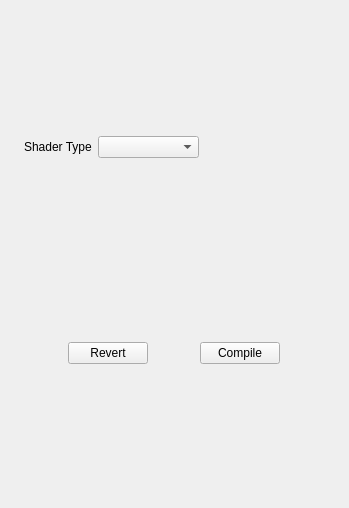
<?xml version="1.0" encoding="UTF-8"?>
<ui version="4.0">
 <class>ShaderInspecterWidgetClass</class>
 <widget class="QWidget" name="ShaderInspecterWidgetClass">
  <property name="geometry">
   <rect>
    <x>0</x>
    <y>0</y>
    <width>349</width>
    <height>508</height>
   </rect>
  </property>
  <property name="windowTitle">
   <string>ShaderInspecterWidget</string>
  </property>
  <layout class="QVBoxLayout" name="verticalLayout">
   <item>
    <widget class="QWidget" name="propertiesContainer" native="true">
     <property name="sizePolicy">
      <sizepolicy hsizetype="Preferred" vsizetype="Fixed">
       <horstretch>0</horstretch>
       <verstretch>0</verstretch>
      </sizepolicy>
     </property>
     <property name="minimumSize">
      <size>
       <width>200</width>
       <height>0</height>
      </size>
     </property>
     <layout class="QVBoxLayout" name="verticalLayout_5">
      <property name="leftMargin">
       <number>2</number>
      </property>
      <property name="topMargin">
       <number>2</number>
      </property>
      <property name="rightMargin">
       <number>2</number>
      </property>
      <property name="bottomMargin">
       <number>2</number>
      </property>
      <item>
       <widget class="QWidget" name="shaderTypeField" native="true">
        <property name="sizePolicy">
         <sizepolicy hsizetype="Fixed" vsizetype="Fixed">
          <horstretch>0</horstretch>
          <verstretch>0</verstretch>
         </sizepolicy>
        </property>
        <layout class="QHBoxLayout" name="horizontalLayout" stretch="0,0">
         <property name="topMargin">
          <number>2</number>
         </property>
         <property name="bottomMargin">
          <number>2</number>
         </property>
         <item>
          <widget class="QLabel" name="label">
           <property name="sizePolicy">
            <sizepolicy hsizetype="Fixed" vsizetype="Preferred">
             <horstretch>0</horstretch>
             <verstretch>0</verstretch>
            </sizepolicy>
           </property>
           <property name="text">
            <string>Shader Type</string>
           </property>
          </widget>
         </item>
         <item>
          <widget class="QComboBox" name="shaderTypeBox">
           <property name="sizePolicy">
            <sizepolicy hsizetype="Fixed" vsizetype="Fixed">
             <horstretch>0</horstretch>
             <verstretch>0</verstretch>
            </sizepolicy>
           </property>
           <property name="maxCount">
            <number>3</number>
           </property>
           <property name="placeholderText">
            <string>type</string>
           </property>
           <item>
            <property name="text">
             <string>Rasterization</string>
            </property>
           </item>
           <item>
            <property name="text">
             <string>Ray Tracing</string>
            </property>
           </item>
           <item>
            <property name="text">
             <string>Compute</string>
            </property>
           </item>
          </widget>
         </item>
        </layout>
       </widget>
      </item>
      <item>
       <widget class="QWidget" name="rasterizationContainer" native="true">
        <property name="enabled">
         <bool>true</bool>
        </property>
        <property name="sizePolicy">
         <sizepolicy hsizetype="Preferred" vsizetype="Fixed">
          <horstretch>0</horstretch>
          <verstretch>0</verstretch>
         </sizepolicy>
        </property>
        <layout class="QVBoxLayout" name="verticalLayout_2">
         <property name="spacing">
          <number>1</number>
         </property>
         <property name="leftMargin">
          <number>2</number>
         </property>
         <property name="topMargin">
          <number>2</number>
         </property>
         <property name="rightMargin">
          <number>2</number>
         </property>
         <property name="bottomMargin">
          <number>2</number>
         </property>
         <item>
          <widget class="QTextField" name="vertexField">
           <property name="labelText">
            <string>Vertex Stage</string>
           </property>
           <property name="placeHolder">
            <string>Function Name</string>
           </property>
          </widget>
         </item>
         <item>
          <widget class="QNullableTextField" name="geometryField">
           <property name="labelText">
            <string>Geometry Stage</string>
           </property>
           <property name="placeHolder">
            <string>Function Name</string>
           </property>
          </widget>
         </item>
         <item>
          <widget class="QTextField" name="pixelField">
           <property name="labelText">
            <string>Pixel Stage</string>
           </property>
           <property name="placeHolder">
            <string>Function Name</string>
           </property>
          </widget>
         </item>
        </layout>
       </widget>
      </item>
      <item>
       <widget class="QWidget" name="rayTracingContainer" native="true">
        <property name="sizePolicy">
         <sizepolicy hsizetype="Preferred" vsizetype="Fixed">
          <horstretch>0</horstretch>
          <verstretch>0</verstretch>
         </sizepolicy>
        </property>
        <layout class="QVBoxLayout" name="verticalLayout_3">
         <property name="spacing">
          <number>2</number>
         </property>
         <property name="leftMargin">
          <number>2</number>
         </property>
         <property name="topMargin">
          <number>2</number>
         </property>
         <property name="rightMargin">
          <number>2</number>
         </property>
         <property name="bottomMargin">
          <number>2</number>
         </property>
         <item>
          <widget class="QNullableTextField" name="rayGenField">
           <property name="labelText">
            <string>Ray Generation</string>
           </property>
           <property name="placeHolder">
            <string>Function Name</string>
           </property>
          </widget>
         </item>
         <item>
          <widget class="QNullableTextField" name="closestHitField">
           <property name="labelText">
            <string>Closest Hit</string>
           </property>
           <property name="placeHolder">
            <string>Function Name</string>
           </property>
          </widget>
         </item>
         <item>
          <widget class="QNullableTextField" name="missField">
           <property name="labelText">
            <string>Miss</string>
           </property>
           <property name="placeHolder">
            <string>Function Name</string>
           </property>
          </widget>
         </item>
        </layout>
       </widget>
      </item>
      <item>
       <widget class="QWidget" name="computeContainer" native="true">
        <property name="enabled">
         <bool>true</bool>
        </property>
        <property name="sizePolicy">
         <sizepolicy hsizetype="Preferred" vsizetype="Fixed">
          <horstretch>0</horstretch>
          <verstretch>0</verstretch>
         </sizepolicy>
        </property>
        <property name="minimumSize">
         <size>
          <width>10</width>
          <height>10</height>
         </size>
        </property>
        <layout class="QVBoxLayout" name="verticalLayout_4">
         <property name="spacing">
          <number>2</number>
         </property>
         <property name="leftMargin">
          <number>2</number>
         </property>
         <property name="topMargin">
          <number>2</number>
         </property>
         <property name="rightMargin">
          <number>2</number>
         </property>
         <property name="bottomMargin">
          <number>2</number>
         </property>
         <item>
          <widget class="QTextField" name="computeMain">
           <property name="labelText">
            <string>Main</string>
           </property>
           <property name="placeHolder">
            <string>Function Name</string>
           </property>
          </widget>
         </item>
        </layout>
       </widget>
      </item>
     </layout>
    </widget>
   </item>
   <item>
    <widget class="QWidget" name="widget" native="true">
     <property name="sizePolicy">
      <sizepolicy hsizetype="Expanding" vsizetype="Fixed">
       <horstretch>0</horstretch>
       <verstretch>0</verstretch>
      </sizepolicy>
     </property>
     <layout class="QHBoxLayout" name="horizontalLayout_2">
      <item>
       <widget class="QPushButton" name="revertButton">
        <property name="sizePolicy">
         <sizepolicy hsizetype="Fixed" vsizetype="Fixed">
          <horstretch>0</horstretch>
          <verstretch>0</verstretch>
         </sizepolicy>
        </property>
        <property name="text">
         <string>Revert</string>
        </property>
       </widget>
      </item>
      <item>
       <widget class="QPushButton" name="compileButton">
        <property name="sizePolicy">
         <sizepolicy hsizetype="Fixed" vsizetype="Fixed">
          <horstretch>0</horstretch>
          <verstretch>0</verstretch>
         </sizepolicy>
        </property>
        <property name="text">
         <string>Compile</string>
        </property>
       </widget>
      </item>
     </layout>
    </widget>
   </item>
  </layout>
 </widget>
 <layoutdefault spacing="6" margin="11"/>
 <customwidgets>
  <customwidget>
   <class>QTextField</class>
   <extends>QWidget</extends>
   <header>QTextField.h</header>
  </customwidget>
  <customwidget>
   <class>QNullableTextField</class>
   <extends>QWidget</extends>
   <header>NullableTextField.h</header>
  </customwidget>
 </customwidgets>
 <resources/>
 <connections/>
</ui>
